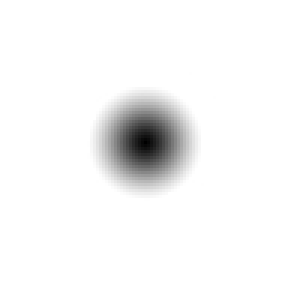
#> input picture resources/calibration/RradialGradient.jpg, 100 x 100 px (shown 3 times larger)
$ python -i rof.py   (imports and definitions only)
#> lines starting #> are read from the running program, lines starting #| are printed output that depends on the picture
#> further down, picture is the input picture: shape (100, 100); min 0, max 255, mean 245.7
import numpy as np
from scipy import signal
from time import time
from typing import Tuple

def denoising_chambolle_image(img: np.ndarray,lambda0=0.125, std_dev=None, iter=100) -> Tuple[np.ndarray,np.ndarray]:
    """

    :param img: 3D np.ndarray
    :return: (structure of the image, texture of the image)
    """
    width = img.shape[2]
    height = img.shape[1]
    channel_count = img.shape[0]
    structured_img = np.zeros(shape=(channel_count,height,width),dtype=np.double)
    textured_img = np.zeros(shape=(channel_count,height,width),dtype=np.double)

    for idx,channel in enumerate(img):
        if(std_dev is None):
            std_dev = channel.std()
        structured, textured = denoising_chambolle(channel, lambda0=lambda0, std_dev=std_dev, iter=iter)

        structured_img[idx] = structured
        textured_img[idx] = textured

    return (structured_img,textured_img)

def denoising_chambolle(img, lambda0=0.125, std_dev = None, iter=100, text_factor = 0.95):
    """
    denoises the Image and calculates the textured part (difference)
    reference: "An algorithm for total variation minimization and applications" (Antonin Chambolle) Chapter 4
    :param img: gray scale HW image
    :param lambda0: lambda factor > 0
    :param std_dev: approximated std of the Image Noise
    :param iter: number of maximum Iterations
    :param text_factor: influence factor of the deionised image
    :return: denoised image (structured part), textured part
    """
#> called with lambda0 = 0.125, iter = 100, text_factor = 0.95
    print("Denoising started")
    start = time()
    if std_dev == None:
        std_dev = np.std(img)
#> std_dev = 34.16

    size = img.size
#> size = 10000
    perfect_solution = np.sqrt(size * std_dev)
#> perfect_solution = 584.5
    max_solution = np.linalg.norm(img - img.mean())
#> max_solution = 3415.8

    if perfect_solution <= 0:
        perfect_solution = 1
        print("perfect solution is less then 0")

    if perfect_solution >= max_solution:
        perfect_solution = max_solution
        print("perfect solution is to big", max_solution, ">=", perfect_solution)


    for i in range(10):
        u, p, lambda0, temp_count = pi_gradient_descent(img, lambda0, perfect_solution, iter=iter)

        if temp_count != iter:
            print("Denoising time:", time() - start)
            return u
#> this loop made 10 passes
#> pass 1, in denoising_chambolle, `u, p, lambda0, temp_count = pi_gradient_descent(img, lambda0, perfect_..`:
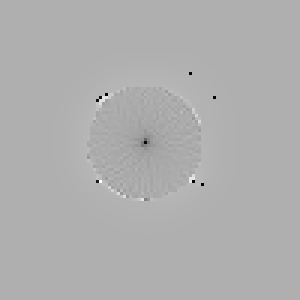
#> u: shape (100, 100) float64 (shown 3 times larger); min -0.427, max 0.195, mean 4.86e-21; drawn with min black and max white

        #kein Ahnung warum das der fix ist
        #f = np.linalg.norm(u)
        #lambda0 *= perfect_solution / f

    structured = img_subtract(img, u, 1)

    textured = img_subtract(img, structured, text_factor)
    textured = convert(textured)

    print("Denoising time:", time()-start)
    return (structured, textured)

def pi_gradient_descent(img, lambda0, perfect_solution, tau = 0.25, iter = 100):
    """
    calculates pi value for a given k
    reference: "An algorithm for total variation minimization and applications" (Antonin Chambolle) Chapter 3
    :param img: gray scale CHW image
    :param lambda0: lambda factor > 0
    :param perfect_solution: sqrt(image size * image variance)
    :param tau: factor < 1/8 (ideal = 1/4)
    :param iter: number of maximum iterations
    :return: pi, last p value, lambda, number of iterations needed
    """
    start = time()

    p = np.array([ np.zeros(img.shape), np.zeros(img.shape) ])

    for i in range(iter):
        #temp values
        factored_img = img/lambda0
        diffed_p = delta_func(div_func(p) - factored_img)

        #new p value
        p_next = p + tau * diffed_p
        p_next /= 1 + tau * total_variation(diffed_p)

        #better convergence by updating lambda0 consistent
        #does not work currently
        #lambda0 = perfect_solution / np.linalg.norm(div_func(p_next))


        varition_p = np.sum(total_variation(p))
        varition_p_next = np.sum(total_variation(p_next))

        if abs(varition_p - varition_p_next) <= 0.01:
            print("calculation time for pi with ", i, "Iterations : ", time()-start)
            pi = lambda0 * div_func(p_next)
            return (pi, p_next, lambda0, i)

        #update p for next iteration
        p = p_next


    print("calculation time for pi with ", iter, "Iterations : ", time()-start)
    pi = lambda0 * div_func(p)
    return (pi, p, lambda0, iter)

def delta_func(mat):
    """
    calculates x and y gradient
    :param mat: 2 Matrices of same size
    :return: [x gradient, y gradient]
    """
    # x gradient
    kernel = np.array([[1, -1, 0], [0, 0, 0]])
    x = signal.convolve(mat, kernel, mode='same')
    x[:, -1] = 0

    # y gradient
    kernel = np.array([[1], [-1], [0]])
    y = signal.convolve(mat, kernel, mode='same')
    y[-1] = 0

    return np.array([x,y])


def div_func(p):
    """
    calculates difference between 2 matrices
    :param p: 2 Matrices of same size
    :return: difference matrix
    """
    # x gradient
    kernel = np.array([[1, -1], [0, 0]])
    x = signal.convolve(p[0], kernel, mode='same')
    x[:, -1] = (-1)*p[0][:, -2]

    # y gradient
    kernel = np.array([[1], [-1]])
    y = signal.convolve(p[1], kernel, mode='same')
    y[-1] = (-1)*p[1][-2]

    # result
    return x+y

def total_variation(mat):
    return np.sqrt(mat[0]**2 + mat[1]**2)

def img_subtract(minuend, subtrahend, factor = 0.95):
    """

    :param minuend: gray scale CHW image
    :param subtrahend: structured part of denoising
    :param factor: for impact of denoising
    :return: weighted difference
    """
#> called with factor = 1
    difference = minuend - factor * subtrahend
    return difference

def convert(img):
    """
    converts image to range between 0 and 1
    :param img: gray scale CHW image
    :return: gray scale CHW image
    """
    converted = img + (-1) * img.min()
    converted /= converted.max() # oder 2
    return converted

>>> import cv2
>>> picture = cv2.imread('../../resources/calibration/RradialGradient.jpg', cv2.IMREAD_GRAYSCALE)
>>> result = denoising_chambolle(picture)
